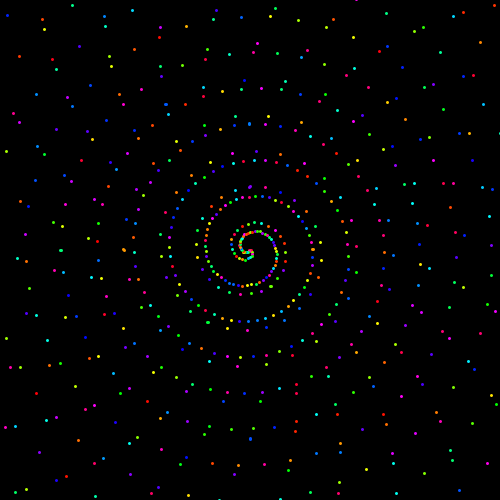
Frame 1 (no input)
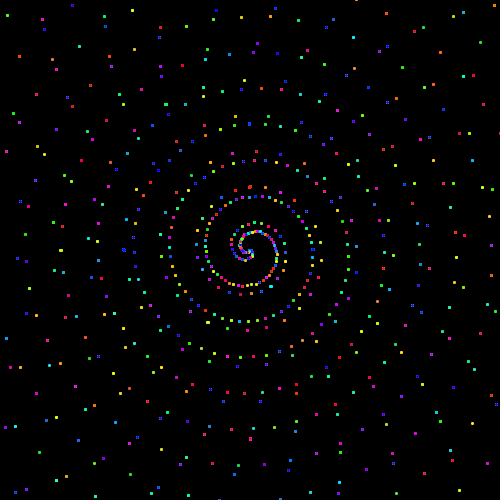
Frame 60 (the mouse pressed at the canvas centre just before this capture)
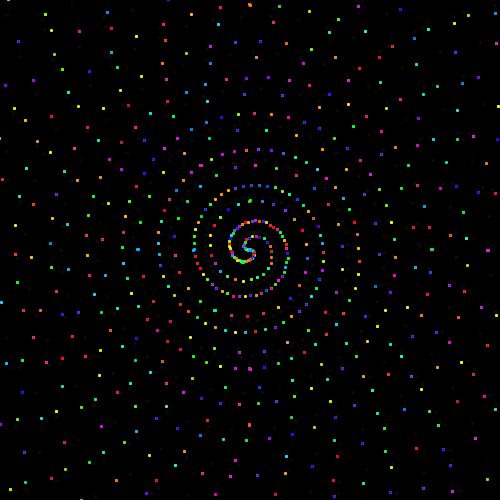
Frame 120 (the mouse held since frame 60 and released just before this capture)

The Processing sketch that drew these frames (run headless with seeded random() and noise(); from frame 60 on, the mouse is pressed at the canvas centre):

// Processing sketch: processing_133328
// ── processing_133328.pde

void setup() {
  size(500, 500);
  background(0);
  colorMode(HSB);
}

void draw() {
  noStroke();
  fill(0, 12);
  rect(0, 0, width, height);
  pushMatrix();

  for (int i=0; i < 3500; i=i+7) {
    stroke(random(255), 255, 255);
    strokeWeight(3);
    pushMatrix();
    translate(width/2, height/2);
    rotate(radians(i)+radians(mouseX));
    point(0, i/10);
    rotate(radians(mouseX)+radians(i));
    point(i*2/10, 0);
    popMatrix();
  }
  popMatrix();
}
